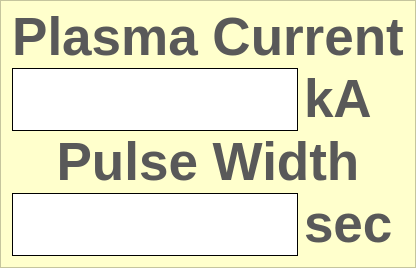
         <widget class="QFrame" name="frame_4" >
          <property name="sizePolicy" >
           <sizepolicy vsizetype="Expanding" hsizetype="Expanding" >
            <horstretch>0</horstretch>
            <verstretch>0</verstretch>
           </sizepolicy>
          </property>
          <property name="maximumSize" >
           <size>
            <width>600</width>
            <height>700</height>
           </size>
          </property>
          <property name="palette" >
           <palette>
            <active>
             <colorrole role="Base" >
              <brush brushstyle="SolidPattern" >
               <color alpha="255" >
                <red>255</red>
                <green>255</green>
                <blue>255</blue>
               </color>
              </brush>
             </colorrole>
             <colorrole role="Window" >
              <brush brushstyle="SolidPattern" >
               <color alpha="255" >
                <red>255</red>
                <green>255</green>
                <blue>204</blue>
               </color>
              </brush>
             </colorrole>
            </active>
            <inactive>
             <colorrole role="Base" >
              <brush brushstyle="SolidPattern" >
               <color alpha="255" >
                <red>255</red>
                <green>255</green>
                <blue>255</blue>
               </color>
              </brush>
             </colorrole>
             <colorrole role="Window" >
              <brush brushstyle="SolidPattern" >
               <color alpha="255" >
                <red>255</red>
                <green>255</green>
                <blue>204</blue>
               </color>
              </brush>
             </colorrole>
            </inactive>
            <disabled>
             <colorrole role="Base" >
              <brush brushstyle="SolidPattern" >
               <color alpha="255" >
                <red>255</red>
                <green>255</green>
                <blue>204</blue>
               </color>
              </brush>
             </colorrole>
             <colorrole role="Window" >
              <brush brushstyle="SolidPattern" >
               <color alpha="255" >
                <red>255</red>
                <green>255</green>
                <blue>204</blue>
               </color>
              </brush>
             </colorrole>
            </disabled>
           </palette>
          </property>
          <property name="autoFillBackground" >
           <bool>true</bool>
          </property>
          <property name="frameShape" >
           <enum>QFrame::StyledPanel</enum>
          </property>
          <property name="frameShadow" >
           <enum>QFrame::Raised</enum>
          </property>
          <layout class="QHBoxLayout" >
           <item>
            <layout class="QVBoxLayout" >
             <property name="bottomMargin" >
              <number>0</number>
             </property>
             <item>
              <layout class="QVBoxLayout" >
               <property name="topMargin" >
                <number>0</number>
               </property>
               <item>
                <widget class="QLabel" name="label_70" >
                 <property name="sizePolicy" >
                  <sizepolicy vsizetype="Expanding" hsizetype="Expanding" >
                   <horstretch>0</horstretch>
                   <verstretch>0</verstretch>
                  </sizepolicy>
                 </property>
                 <property name="minimumSize" >
                  <size>
                   <width>240</width>
                   <height>10</height>
                  </size>
                 </property>
                 <property name="maximumSize" >
                  <size>
                   <width>565</width>
                   <height>50</height>
                  </size>
                 </property>
                 <property name="palette" >
                  <palette>
                   <active>
                    <colorrole role="WindowText" >
                     <brush brushstyle="SolidPattern" >
                      <color alpha="255" >
                       <red>89</red>
                       <green>89</green>
                       <blue>89</blue>
                      </color>
                     </brush>
                    </colorrole>
                    <colorrole role="Base" >
                     <brush brushstyle="SolidPattern" >
                      <color alpha="255" >
                       <red>255</red>
                       <green>255</green>
                       <blue>255</blue>
                      </color>
                     </brush>
                    </colorrole>
                    <colorrole role="Window" >
                     <brush brushstyle="SolidPattern" >
                      <color alpha="255" >
                       <red>194</red>
                       <green>192</green>
                       <blue>255</blue>
                      </color>
                     </brush>
                    </colorrole>
                   </active>
                   <inactive>
                    <colorrole role="WindowText" >
                     <brush brushstyle="SolidPattern" >
                      <color alpha="255" >
                       <red>89</red>
                       <green>89</green>
                       <blue>89</blue>
                      </color>
                     </brush>
                    </colorrole>
                    <colorrole role="Base" >
                     <brush brushstyle="SolidPattern" >
                      <color alpha="255" >
                       <red>255</red>
                       <green>255</green>
                       <blue>255</blue>
                      </color>
                     </brush>
                    </colorrole>
                    <colorrole role="Window" >
                     <brush brushstyle="SolidPattern" >
                      <color alpha="255" >
                       <red>194</red>
                       <green>192</green>
                       <blue>255</blue>
                      </color>
                     </brush>
                    </colorrole>
                   </inactive>
                   <disabled>
                    <colorrole role="WindowText" >
                     <brush brushstyle="SolidPattern" >
                      <color alpha="255" >
                       <red>106</red>
                       <green>104</green>
                       <blue>100</blue>
                      </color>
                     </brush>
                    </colorrole>
                    <colorrole role="Base" >
                     <brush brushstyle="SolidPattern" >
                      <color alpha="255" >
                       <red>194</red>
                       <green>192</green>
                       <blue>255</blue>
                      </color>
                     </brush>
                    </colorrole>
                    <colorrole role="Window" >
                     <brush brushstyle="SolidPattern" >
                      <color alpha="255" >
                       <red>194</red>
                       <green>192</green>
                       <blue>255</blue>
                      </color>
                     </brush>
                    </colorrole>
                   </disabled>
                  </palette>
                 </property>
                 <property name="font" >
                  <font>
                   <pointsize>40</pointsize>
                   <weight>75</weight>
                   <bold>true</bold>
                  </font>
                 </property>
                 <property name="autoFillBackground" >
                  <bool>false</bool>
                 </property>
                 <property name="frameShape" >
                  <enum>QFrame::NoFrame</enum>
                 </property>
                 <property name="frameShadow" >
                  <enum>QFrame::Plain</enum>
                 </property>
                 <property name="lineWidth" >
                  <number>0</number>
                 </property>
                 <property name="text" >
                  <string>Plasma Current</string>
                 </property>
                 <property name="alignment" >
                  <set>Qt::AlignCenter</set>
                 </property>
                </widget>
               </item>
               <item>
                <layout class="QHBoxLayout" >
                 <item>
                  <widget class="CALabel" name="caLabel_45" >
                   <property name="sizePolicy" >
                    <sizepolicy vsizetype="Expanding" hsizetype="Expanding" >
                     <horstretch>0</horstretch>
                     <verstretch>0</verstretch>
                    </sizepolicy>
                   </property>
                   <property name="minimumSize" >
                    <size>
                     <width>240</width>
                     <height>10</height>
                    </size>
                   </property>
                   <property name="maximumSize" >
                    <size>
                     <width>460</width>
                     <height>100</height>
                    </size>
                   </property>
                   <property name="palette" >
                    <palette>
                     <active>
                      <colorrole role="Base" >
                       <brush brushstyle="SolidPattern" >
                        <color alpha="255" >
                         <red>255</red>
                         <green>255</green>
                         <blue>255</blue>
                        </color>
                       </brush>
                      </colorrole>
                      <colorrole role="Window" >
                       <brush brushstyle="SolidPattern" >
                        <color alpha="255" >
                         <red>255</red>
                         <green>255</green>
                         <blue>255</blue>
                        </color>
                       </brush>
                      </colorrole>
                     </active>
                     <inactive>
                      <colorrole role="Base" >
                       <brush brushstyle="SolidPattern" >
                        <color alpha="255" >
                         <red>255</red>
                         <green>255</green>
                         <blue>255</blue>
                        </color>
                       </brush>
                      </colorrole>
                      <colorrole role="Window" >
                       <brush brushstyle="SolidPattern" >
                        <color alpha="255" >
                         <red>255</red>
                         <green>255</green>
                         <blue>255</blue>
                        </color>
                       </brush>
                      </colorrole>
                     </inactive>
                     <disabled>
                      <colorrole role="Base" >
                       <brush brushstyle="SolidPattern" >
                        <color alpha="255" >
                         <red>255</red>
                         <green>255</green>
                         <blue>255</blue>
                        </color>
                       </brush>
                      </colorrole>
                      <colorrole role="Window" >
                       <brush brushstyle="SolidPattern" >
                        <color alpha="255" >
                         <red>255</red>
                         <green>255</green>
                         <blue>255</blue>
                        </color>
                       </brush>
                      </colorrole>
                     </disabled>
                    </palette>
                   </property>
                   <property name="font" >
                    <font>
                     <pointsize>40</pointsize>
                     <weight>75</weight>
                     <bold>true</bold>
                    </font>
                   </property>
                   <property name="autoFillBackground" >
                    <bool>true</bool>
                   </property>
                   <property name="frameShape" >
                    <enum>QFrame::Box</enum>
                   </property>
                   <property name="lineWidth" >
                    <number>1</number>
                   </property>
                   <property name="alignment" >
                    <set>Qt::AlignCenter</set>
                   </property>
                   <property name="indent" >
                    <number>5</number>
                   </property>
                   <property name="pvname" >
                    <string>ICS_SHOTINFO_IP</string>
                   </property>
                   <property name="dmode" stdset="0" >
                    <enum>CALabel::Int</enum>
                   </property>
                   <property name="cmode" stdset="0" >
                    <enum>CALabel::Static</enum>
                   </property>
                   <property name="fillcol" stdset="0" >
                    <color>
                     <red>255</red>
                     <green>255</green>
                     <blue>255</blue>
                    </color>
                   </property>
                   <property name="dbrequest" stdset="0" >
                    <enum>CALabel::DBRGSTR</enum>
                   </property>
                  </widget>
                 </item>
                 <item>
                  <widget class="QLabel" name="label_22" >
                   <property name="sizePolicy" >
                    <sizepolicy vsizetype="Expanding" hsizetype="Expanding" >
                     <horstretch>0</horstretch>
                     <verstretch>0</verstretch>
                    </sizepolicy>
                   </property>
                   <property name="minimumSize" >
                    <size>
                     <width>40</width>
                     <height>20</height>
                    </size>
                   </property>
                   <property name="maximumSize" >
                    <size>
                     <width>100</width>
                     <height>50</height>
                    </size>
                   </property>
                   <property name="palette" >
                    <palette>
                     <active>
                      <colorrole role="WindowText" >
                       <brush brushstyle="SolidPattern" >
                        <color alpha="255" >
                         <red>89</red>
                         <green>89</green>
                         <blue>89</blue>
                        </color>
                       </brush>
                      </colorrole>
                      <colorrole role="Base" >
                       <brush brushstyle="SolidPattern" >
                        <color alpha="255" >
                         <red>255</red>
                         <green>255</green>
                         <blue>255</blue>
                        </color>
                       </brush>
                      </colorrole>
                      <colorrole role="Window" >
                       <brush brushstyle="SolidPattern" >
                        <color alpha="255" >
                         <red>218</red>
                         <green>230</green>
                         <blue>193</blue>
                        </color>
                       </brush>
                      </colorrole>
                     </active>
                     <inactive>
                      <colorrole role="WindowText" >
                       <brush brushstyle="SolidPattern" >
                        <color alpha="255" >
                         <red>89</red>
                         <green>89</green>
                         <blue>89</blue>
                        </color>
                       </brush>
                      </colorrole>
                      <colorrole role="Base" >
                       <brush brushstyle="SolidPattern" >
                        <color alpha="255" >
                         <red>255</red>
                         <green>255</green>
                         <blue>255</blue>
                        </color>
                       </brush>
                      </colorrole>
                      <colorrole role="Window" >
                       <brush brushstyle="SolidPattern" >
                        <color alpha="255" >
                         <red>218</red>
                         <green>230</green>
                         <blue>193</blue>
                        </color>
                       </brush>
                      </colorrole>
                     </inactive>
                     <disabled>
                      <colorrole role="WindowText" >
                       <brush brushstyle="SolidPattern" >
                        <color alpha="255" >
                         <red>106</red>
                         <green>104</green>
                         <blue>100</blue>
                        </color>
                       </brush>
                      </colorrole>
                      <colorrole role="Base" >
                       <brush brushstyle="SolidPattern" >
                        <color alpha="255" >
                         <red>218</red>
                         <green>230</green>
                         <blue>193</blue>
                        </color>
                       </brush>
                      </colorrole>
                      <colorrole role="Window" >
                       <brush brushstyle="SolidPattern" >
                        <color alpha="255" >
                         <red>218</red>
                         <green>230</green>
                         <blue>193</blue>
                        </color>
                       </brush>
                      </colorrole>
                     </disabled>
                    </palette>
                   </property>
                   <property name="font" >
                    <font>
                     <pointsize>40</pointsize>
                     <weight>75</weight>
                     <bold>true</bold>
                    </font>
                   </property>
                   <property name="autoFillBackground" >
                    <bool>false</bool>
                   </property>
                   <property name="frameShape" >
                    <enum>QFrame::NoFrame</enum>
                   </property>
                   <property name="frameShadow" >
                    <enum>QFrame::Plain</enum>
                   </property>
                   <property name="lineWidth" >
                    <number>1</number>
                   </property>
                   <property name="text" >
                    <string>kA</string>
                   </property>
                   <property name="alignment" >
                    <set>Qt::AlignLeading|Qt::AlignLeft|Qt::AlignVCenter</set>
                   </property>
                  </widget>
                 </item>
                </layout>
               </item>
              </layout>
             </item>
             <item>
              <layout class="QVBoxLayout" >
               <property name="topMargin" >
                <number>0</number>
               </property>
               <item>
                <widget class="QLabel" name="label_71" >
                 <property name="sizePolicy" >
                  <sizepolicy vsizetype="Expanding" hsizetype="Expanding" >
                   <horstretch>0</horstretch>
                   <verstretch>0</verstretch>
                  </sizepolicy>
                 </property>
                 <property name="minimumSize" >
                  <size>
                   <width>240</width>
                   <height>10</height>
                  </size>
                 </property>
                 <property name="maximumSize" >
                  <size>
                   <width>565</width>
                   <height>50</height>
                  </size>
                 </property>
                 <property name="palette" >
                  <palette>
                   <active>
                    <colorrole role="WindowText" >
                     <brush brushstyle="SolidPattern" >
                      <color alpha="255" >
                       <red>89</red>
                       <green>89</green>
                       <blue>89</blue>
                      </color>
                     </brush>
                    </colorrole>
                    <colorrole role="Base" >
                     <brush brushstyle="SolidPattern" >
                      <color alpha="255" >
                       <red>255</red>
                       <green>255</green>
                       <blue>255</blue>
                      </color>
                     </brush>
                    </colorrole>
                    <colorrole role="Window" >
                     <brush brushstyle="SolidPattern" >
                      <color alpha="255" >
                       <red>194</red>
                       <green>192</green>
                       <blue>255</blue>
                      </color>
                     </brush>
                    </colorrole>
                   </active>
                   <inactive>
                    <colorrole role="WindowText" >
                     <brush brushstyle="SolidPattern" >
                      <color alpha="255" >
                       <red>89</red>
                       <green>89</green>
                       <blue>89</blue>
                      </color>
                     </brush>
                    </colorrole>
                    <colorrole role="Base" >
                     <brush brushstyle="SolidPattern" >
                      <color alpha="255" >
                       <red>255</red>
                       <green>255</green>
                       <blue>255</blue>
                      </color>
                     </brush>
                    </colorrole>
                    <colorrole role="Window" >
                     <brush brushstyle="SolidPattern" >
                      <color alpha="255" >
                       <red>194</red>
                       <green>192</green>
                       <blue>255</blue>
                      </color>
                     </brush>
                    </colorrole>
                   </inactive>
                   <disabled>
                    <colorrole role="WindowText" >
                     <brush brushstyle="SolidPattern" >
                      <color alpha="255" >
                       <red>106</red>
                       <green>104</green>
                       <blue>100</blue>
                      </color>
                     </brush>
                    </colorrole>
                    <colorrole role="Base" >
                     <brush brushstyle="SolidPattern" >
                      <color alpha="255" >
                       <red>194</red>
                       <green>192</green>
                       <blue>255</blue>
                      </color>
                     </brush>
                    </colorrole>
                    <colorrole role="Window" >
                     <brush brushstyle="SolidPattern" >
                      <color alpha="255" >
                       <red>194</red>
                       <green>192</green>
                       <blue>255</blue>
                      </color>
                     </brush>
                    </colorrole>
                   </disabled>
                  </palette>
                 </property>
                 <property name="font" >
                  <font>
                   <pointsize>40</pointsize>
                   <weight>75</weight>
                   <bold>true</bold>
                  </font>
                 </property>
                 <property name="autoFillBackground" >
                  <bool>false</bool>
                 </property>
                 <property name="frameShape" >
                  <enum>QFrame::NoFrame</enum>
                 </property>
                 <property name="frameShadow" >
                  <enum>QFrame::Plain</enum>
                 </property>
                 <property name="lineWidth" >
                  <number>0</number>
                 </property>
                 <property name="text" >
                  <string>Pulse Width</string>
                 </property>
                 <property name="alignment" >
                  <set>Qt::AlignCenter</set>
                 </property>
                </widget>
               </item>
               <item>
                <layout class="QHBoxLayout" >
                 <item>
                  <widget class="CALabel" name="caLabel_46" >
                   <property name="sizePolicy" >
                    <sizepolicy vsizetype="Expanding" hsizetype="Expanding" >
                     <horstretch>0</horstretch>
                     <verstretch>0</verstretch>
                    </sizepolicy>
                   </property>
                   <property name="minimumSize" >
                    <size>
                     <width>240</width>
                     <height>10</height>
                    </size>
                   </property>
                   <property name="maximumSize" >
                    <size>
                     <width>460</width>
                     <height>100</height>
                    </size>
                   </property>
                   <property name="palette" >
                    <palette>
                     <active>
                      <colorrole role="Base" >
                       <brush brushstyle="SolidPattern" >
                        <color alpha="255" >
                         <red>255</red>
                         <green>255</green>
                         <blue>255</blue>
                        </color>
                       </brush>
                      </colorrole>
                      <colorrole role="Window" >
                       <brush brushstyle="SolidPattern" >
                        <color alpha="255" >
                         <red>255</red>
                         <green>255</green>
                         <blue>255</blue>
                        </color>
                       </brush>
                      </colorrole>
                     </active>
                     <inactive>
                      <colorrole role="Base" >
                       <brush brushstyle="SolidPattern" >
                        <color alpha="255" >
                         <red>255</red>
                         <green>255</green>
                         <blue>255</blue>
                        </color>
                       </brush>
                      </colorrole>
                      <colorrole role="Window" >
                       <brush brushstyle="SolidPattern" >
                        <color alpha="255" >
                         <red>255</red>
                         <green>255</green>
                         <blue>255</blue>
                        </color>
                       </brush>
                      </colorrole>
                     </inactive>
                     <disabled>
                      <colorrole role="Base" >
                       <brush brushstyle="SolidPattern" >
                        <color alpha="255" >
                         <red>255</red>
                         <green>255</green>
                         <blue>255</blue>
                        </color>
                       </brush>
                      </colorrole>
                      <colorrole role="Window" >
                       <brush brushstyle="SolidPattern" >
                        <color alpha="255" >
                         <red>255</red>
                         <green>255</green>
                         <blue>255</blue>
                        </color>
                       </brush>
                      </colorrole>
                     </disabled>
                    </palette>
                   </property>
                   <property name="font" >
                    <font>
                     <pointsize>40</pointsize>
                     <weight>75</weight>
                     <bold>true</bold>
                    </font>
                   </property>
                   <property name="autoFillBackground" >
                    <bool>true</bool>
                   </property>
                   <property name="frameShape" >
                    <enum>QFrame::Box</enum>
                   </property>
                   <property name="lineWidth" >
                    <number>1</number>
                   </property>
                   <property name="alignment" >
                    <set>Qt::AlignCenter</set>
                   </property>
                   <property name="indent" >
                    <number>5</number>
                   </property>
                   <property name="pvname" >
                    <string>ICS_SHOTINFO_DT</string>
                   </property>
                   <property name="dmode" stdset="0" >
                    <enum>CALabel::Int</enum>
                   </property>
                   <property name="cmode" stdset="0" >
                    <enum>CALabel::Static</enum>
                   </property>
                   <property name="fillcol" stdset="0" >
                    <color>
                     <red>255</red>
                     <green>255</green>
                     <blue>255</blue>
                    </color>
                   </property>
                   <property name="dbrequest" stdset="0" >
                    <enum>CALabel::DBRGSTR</enum>
                   </property>
                  </widget>
                 </item>
                 <item>
                  <widget class="QLabel" name="label_23" >
                   <property name="sizePolicy" >
                    <sizepolicy vsizetype="Expanding" hsizetype="Expanding" >
                     <horstretch>0</horstretch>
                     <verstretch>0</verstretch>
                    </sizepolicy>
                   </property>
                   <property name="minimumSize" >
                    <size>
                     <width>40</width>
                     <height>20</height>
                    </size>
                   </property>
                   <property name="maximumSize" >
                    <size>
                     <width>100</width>
                     <height>50</height>
                    </size>
                   </property>
                   <property name="palette" >
                    <palette>
                     <active>
                      <colorrole role="WindowText" >
                       <brush brushstyle="SolidPattern" >
                        <color alpha="255" >
                         <red>89</red>
                         <green>89</green>
                         <blue>89</blue>
                        </color>
                       </brush>
                      </colorrole>
                      <colorrole role="Base" >
                       <brush brushstyle="SolidPattern" >
                        <color alpha="255" >
                         <red>255</red>
                         <green>255</green>
                         <blue>255</blue>
                        </color>
                       </brush>
                      </colorrole>
                      <colorrole role="Window" >
                       <brush brushstyle="SolidPattern" >
                        <color alpha="255" >
                         <red>218</red>
                         <green>230</green>
                         <blue>193</blue>
                        </color>
                       </brush>
                      </colorrole>
                     </active>
                     <inactive>
                      <colorrole role="WindowText" >
                       <brush brushstyle="SolidPattern" >
                        <color alpha="255" >
                         <red>89</red>
                         <green>89</green>
                         <blue>89</blue>
                        </color>
                       </brush>
                      </colorrole>
                      <colorrole role="Base" >
                       <brush brushstyle="SolidPattern" >
                        <color alpha="255" >
                         <red>255</red>
                         <green>255</green>
                         <blue>255</blue>
                        </color>
                       </brush>
                      </colorrole>
                      <colorrole role="Window" >
                       <brush brushstyle="SolidPattern" >
                        <color alpha="255" >
                         <red>218</red>
                         <green>230</green>
                         <blue>193</blue>
                        </color>
                       </brush>
                      </colorrole>
                     </inactive>
                     <disabled>
                      <colorrole role="WindowText" >
                       <brush brushstyle="SolidPattern" >
                        <color alpha="255" >
                         <red>106</red>
                         <green>104</green>
                         <blue>100</blue>
                        </color>
                       </brush>
                      </colorrole>
                      <colorrole role="Base" >
                       <brush brushstyle="SolidPattern" >
                        <color alpha="255" >
                         <red>218</red>
                         <green>230</green>
                         <blue>193</blue>
                        </color>
                       </brush>
                      </colorrole>
                      <colorrole role="Window" >
                       <brush brushstyle="SolidPattern" >
                        <color alpha="255" >
                         <red>218</red>
                         <green>230</green>
                         <blue>193</blue>
                        </color>
                       </brush>
                      </colorrole>
                     </disabled>
                    </palette>
                   </property>
                   <property name="font" >
                    <font>
                     <pointsize>40</pointsize>
                     <weight>75</weight>
                     <bold>true</bold>
                    </font>
                   </property>
                   <property name="autoFillBackground" >
                    <bool>false</bool>
                   </property>
                   <property name="frameShape" >
                    <enum>QFrame::NoFrame</enum>
                   </property>
                   <property name="frameShadow" >
                    <enum>QFrame::Plain</enum>
                   </property>
                   <property name="lineWidth" >
                    <number>1</number>
                   </property>
                   <property name="text" >
                    <string>sec</string>
                   </property>
                   <property name="alignment" >
                    <set>Qt::AlignLeading|Qt::AlignLeft|Qt::AlignVCenter</set>
                   </property>
                  </widget>
                 </item>
                </layout>
               </item>
              </layout>
             </item>
            </layout>
           </item>
          </layout>
         </widget>
